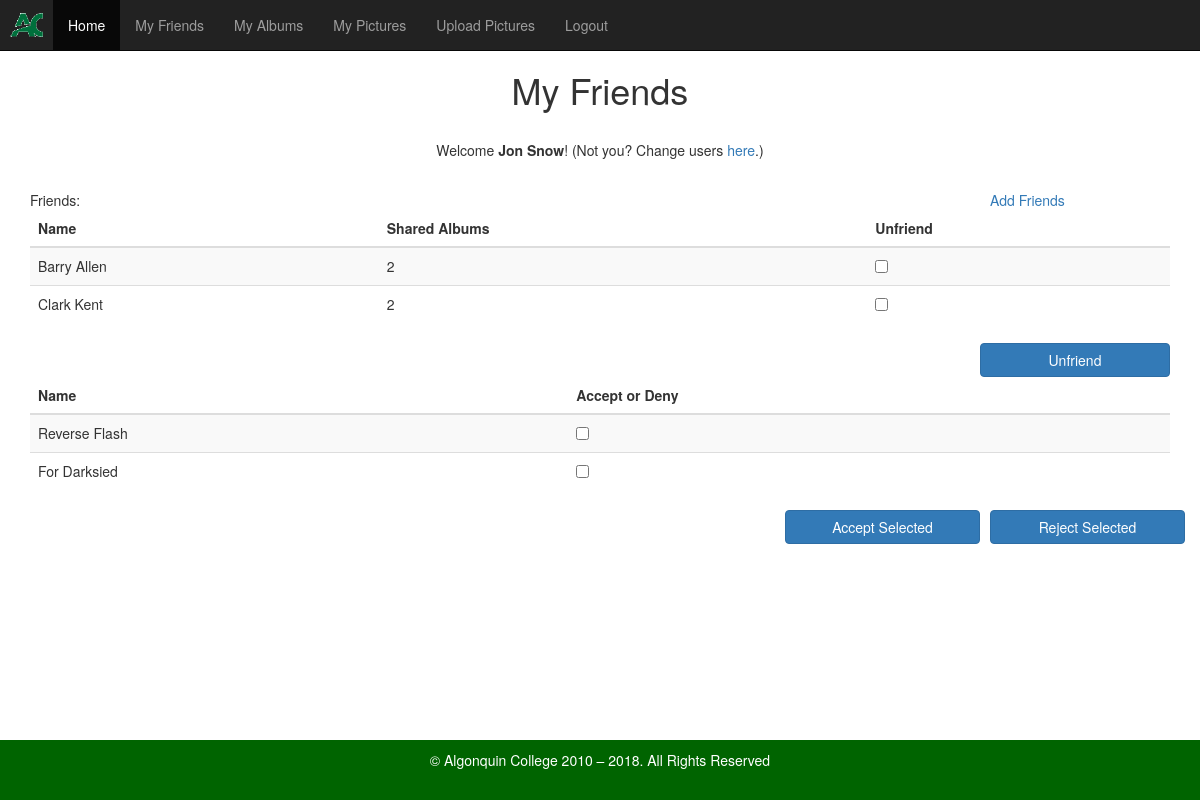
The page /MyFriends.php (signed in) on the database its author committed.
### tables this page shows
CREATE TABLE Friendship (
	Friend_RequesterId varchar(16) NOT NULL,
	Friend_RequesteeId varchar(16) NOT NULL,
	Status_Code varchar(16) NOT NULL,
	FOREIGN KEY (Friend_RequesterId) REFERENCES Users (UserId),
	FOREIGN KEY (Friend_RequesteeId) REFERENCES Users (UserId),
	FOREIGN KEY (Status_Code) REFERENCES FriendshipStatus (Status_Code)
);

CREATE TABLE Users (
   	UserId varchar(16) NOT NULL PRIMARY KEY,
   	UserName varchar(256) NOT NULL,
   	Phone varchar(16),
   	UserPassword varchar(256)
);

### SqlScripts/Queries.php (called while the page is built, shortened)
<?php
function connectToDb(){
    $dbConnection = parse_ini_file("db_connection.ini");
    extract($dbConnection);
    return new PDO($dsn, $user, $password);;
}
function getFriendsList($UserId){
    $myPdo = connectToDb();
    $sql = "SELECT Users.UserId, Users.UserName As Name, Friendship.Status_Code
            FROM Users
            INNER JOIN Friendship ON Users.UserId = Friendship.Friend_RequesteeId
            WHERE Friendship.Friend_RequesterId = :userId AND Friendship.Status_Code = 'accepted'";
    $pStatment = $myPdo->prepare($sql);
    $pStatment->execute( array('userId' => $UserId));
    $data = $pStatment->fetchAll();
    $results = array();
    foreach ($data as $row){
        $sql = "SELECT count(Album.Album_Id) AS SharedCount  FROM Album WHERE Album.Owner_Id = :userId AND Album.Accessibility_Code = 'shared';";
        $pStatment = $myPdo->prepare($sql);
        $pStatment->execute( array('userId' => $row['UserId']));
        $numberOfSharedAlbums = $pStatment->fetch();
        array_push($results, array('UserId' => $row['UserId'], 'Name' => $row['Name'], 'AlbumsShared' =>  $numberOfSharedAlbums['SharedCount']));
    }
    return $results;
}
function getFriendsRequests($UserId){
    $myPdo = connectToDb();
    $sql = "SELECT Users.UserId, Users.UserName AS Name, Friendship.Status_Code FROM Users INNER JOIN Friendship ON Users.UserId = Friendship.Friend_RequesterId   WHERE Friendship.Friend_RequesteeId = :userId AND Friendship.Status_Code = 'request'";
    $pStatment = $myPdo->prepare($sql);
    $pStatment->execute( array('userId' => $UserId));
    $data = $pStatment->fetchAll();
    return $data;
}
?>

### MyFriends.php (the view, shortened to what this page needs)
<?php include ("./CommonFiles/Header.php"); ?>
<body>
    <div class="container">
        <h1 class="text-center">My Friends</h1>
        <br>
        <p class="text-center">
            Welcome <b><?php echo "$_SESSION[LoggedInUserName]"; ?></b>!
            (Not you? Change users <a href="<?php echo $directoryPrefix; ?>/Logout.php">here</a>.)
        </p>
        <br>
        <form class="form-horizontal" id="defriendForm" method="post" action="<?php echo $_SERVER['PHP_SELF']; ?>">
            <div class="row">
                <span class="col-lg-3">Friends:</span>
                <span class="col-lg-offset-7">
                    <a href="AddFriend.php">Add Friends</a>
                </span>
            </div>
            <table class="table table-striped">
                <thead class="thead-inverse">
                    <th>Name</th>
                    <th>Shared Albums</th>
                    <th>Unfriend</th>
                </thead>
                <?php
                $listOfFriends = getFriendsList($_SESSION["LoggedInUserId"]);
                $index = 0;
                foreach ($listOfFriends as $friend) {
                    echo <<<EOT
                    <tr>
                        <td>$friend[Name]</td>
                        <td>$friend[AlbumsShared]</td>
                        <td>
                            <input type="checkbox" name="friend$index" value="value$index" />
                        </td>
                    </tr>
EOT;
                }
                ?>
            </table>
            <input type="submit" name="Defriend" value="Unfriend" class="col-lg-2 btn btn-primary pull-right" />
            <div class="clearfix"></div>
        </form>
        <form class="form-horizontal" id="friendRequestForm" method="post" action="<?php echo $_SERVER['PHP_SELF']; ?>">
            <table class="table table-striped">
                <thead class="thead-inverse">
                    <th>Name</th>
                    <th>Accept or Deny</th>
                </thead>
                <?php
                $listOfRequests = getFriendsRequests($_SESSION["LoggedInUserId"]);
                foreach ($listOfRequests as $request) {
                    echo <<<EOT
                    <tr>
                        <td>$request[Name]</td>
                        <td>
                            <input type="checkbox" name="friend$index" value="value$index" />
                        </td>
                    </tr>
EOT;
                }
                ?>
            </table>
            <div class="form-group rows">
                <input type="button" name="Reject" value="Reject Selected" class="col-lg-2 btn btn-primary ml-10px pull-right" />
                <input type="submit" name="Accept" value="Accept Selected" class="col-lg-2 btn btn-primary pull-right" />
            </div>
        </form>
    </div><?php include ("./CommonFiles/Footer.php"); ?>
</body>

### SiteResources/Contents/AlgCss/Site.css (style rules this page uses)
.ml-10px { margin-left: 10px; }

### rows shown on the page
friendship: Friend_RequesteeId.UserName "Barry Allen", friend "2"
friendship: Friend_RequesteeId.UserName "Clark Kent", friend "2"
friendship: Friend_RequesterId.UserName "Reverse Flash"
friendship: Friend_RequesterId.UserName "For Darksied"

### other values the page prints
$_SESSION[LoggedInUserName] "Jon Snow"
Date("Y") "2018"
